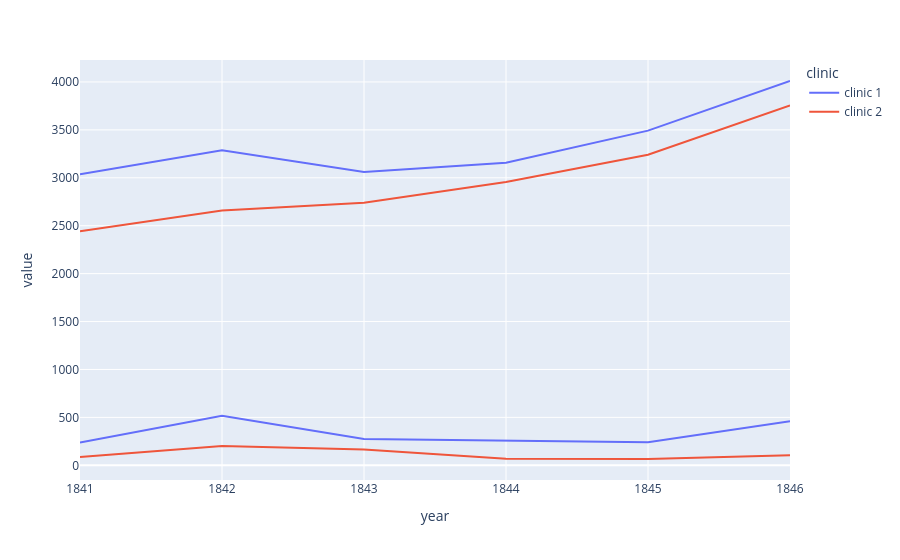

Notebook cell for this chart:
### Code cell
yearly_fig = px.line(df_yearly, x="year",y=["births",'deaths'],color='clinic')
yearly_fig.show()

### Figure 1 — Plotly figure (JSON) as saved in the notebook; plotly's stock layout.template omitted (floating-point values rounded to 4 significant figures)
{"data": [{"hovertemplate": "clinic=clinic 1<br>variable=births<br>year=%{x}<br>value=%{y}<extra></extra>", "legendgroup": "clinic 1", "line": {"color": "#636efa", "dash": "solid"}, "marker": {"symbol": "circle"}, "mode": "lines", "name": "clinic 1", "orientation": "v", "showlegend": true, "type": "scatter", "x": [1841, 1842, 1843, 1844, 1845, 1846], "xaxis": "x", "y": [3036, 3287, 3060, 3157, 3492, 4010], "yaxis": "y"}, {"hovertemplate": "clinic=clinic 1<br>variable=deaths<br>year=%{x}<br>value=%{y}<extra></extra>", "legendgroup": "clinic 1", "line": {"color": "#636efa", "dash": "solid"}, "marker": {"symbol": "circle"}, "mode": "lines", "name": "clinic 1", "orientation": "v", "showlegend": false, "type": "scatter", "x": [1841, 1842, 1843, 1844, 1845, 1846], "xaxis": "x", "y": [237, 518, 274, 260, 241, 459], "yaxis": "y"}, {"hovertemplate": "clinic=clinic 2<br>variable=births<br>year=%{x}<br>value=%{y}<extra></extra>", "legendgroup": "clinic 2", "line": {"color": "#EF553B", "dash": "solid"}, "marker": {"symbol": "circle"}, "mode": "lines", "name": "clinic 2", "orientation": "v", "showlegend": true, "type": "scatter", "x": [1841, 1842, 1843, 1844, 1845, 1846], "xaxis": "x", "y": [2442, 2659, 2739, 2956, 3241, 3754], "yaxis": "y"}, {"hovertemplate": "clinic=clinic 2<br>variable=deaths<br>year=%{x}<br>value=%{y}<extra></extra>", "legendgroup": "clinic 2", "line": {"color": "#EF553B", "dash": "solid"}, "marker": {"symbol": "circle"}, "mode": "lines", "name": "clinic 2", "orientation": "v", "showlegend": false, "type": "scatter", "x": [1841, 1842, 1843, 1844, 1845, 1846], "xaxis": "x", "y": [86, 202, 164, 68, 66, 105], "yaxis": "y"}], "layout": {"legend": {"title": {"text": "clinic"}, "tracegroupgap": 0}, "margin": {"t": 60}, "xaxis": {"anchor": "y", "domain": [0, 1], "title": {"text": "year"}}, "yaxis": {"anchor": "x", "domain": [0, 1], "title": {"text": "value"}}}}
